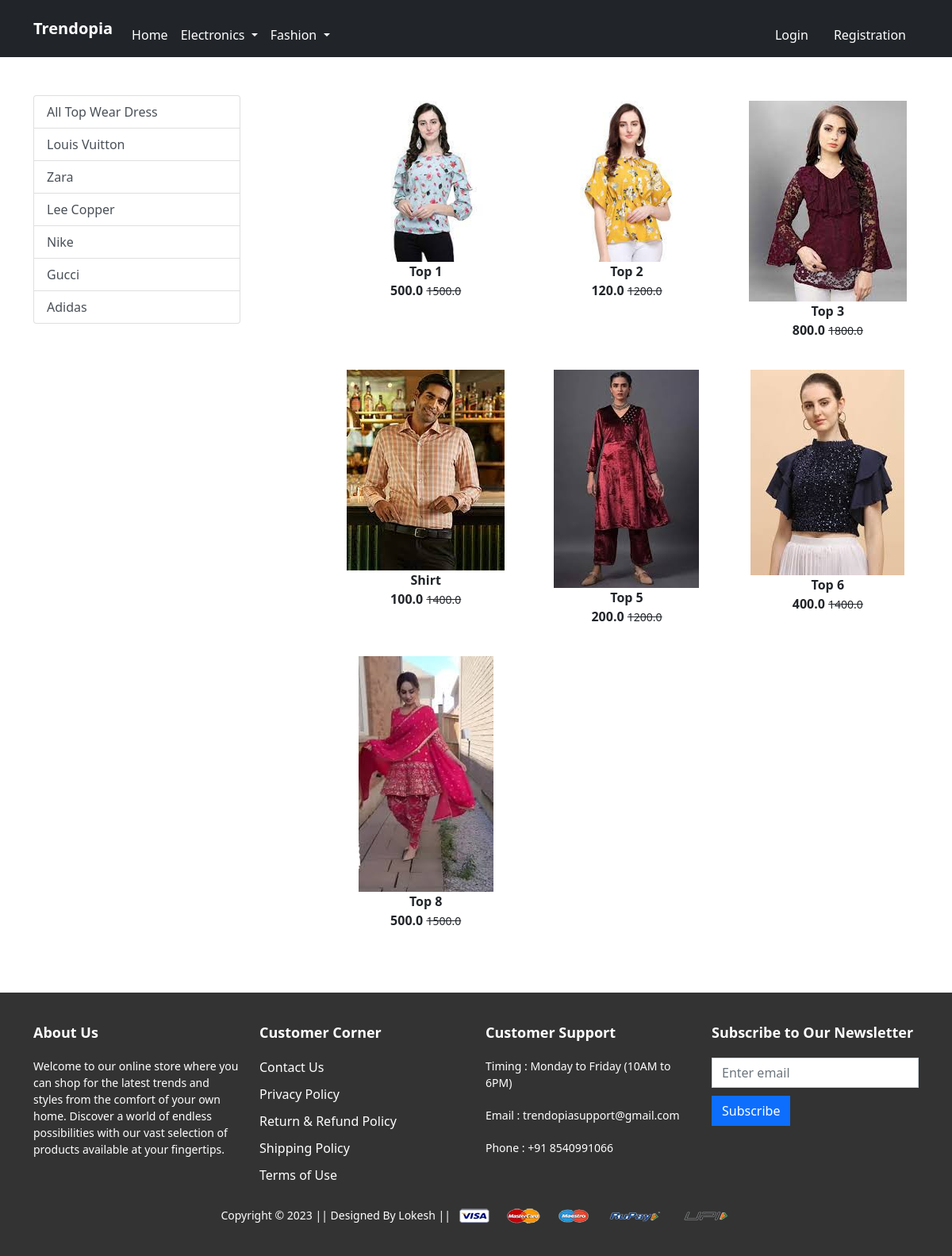
Screenshot of /topwear/ with the database file from the repository.
### app/models.py (models this page shows, shortened)
class Product(models.Model):
    title=models.CharField(max_length=100)
    selling_price=models.FloatField()
    discounted_price=models.FloatField()
    description=models.TextField()
    brand=models.CharField(max_length=100)
    category=models.CharField(max_length=2,choices=CATEGORY_CHOICES)
    product_image=models.ImageField(upload_to='productimg')

### app/views.py (the view)
# urls.py: path('topwear/', views.top_wear, name='topwear'),
def top_wear(request,data=None):
    if data==None:
        topwear=Product.objects.filter(category='TW')
    elif data=='Leecopper' or data=='LouisVuitton' or data=='Nike' or data=='Zara' or data=='Gucci' or data=='Adidas':
        topwear=Product.objects.filter(category='TW').filter(brand=data)
    return render(request, 'app/topwear.html',{'topwear':topwear})

### app/templates/app/topwear.html (shortened to what this page needs)
{% extends 'app/base.html' %}
{% load static %}
{% block main-content %}
<div class="container my-5">
 <div class="row">
  <div class="col-sm-3">
    <div class="list-group">
        <a href="{% url 'topwear' %}" class="list-group-item list-group-item-action" aria-current="true">All Top Wear Dress</a>
        <a href="{% url 'topweardata' 'LouisVuitton' %}" class="list-group-item list-group-item-action" aria-current="true">Louis Vuitton</a>
        <a href="{% url 'topweardata' 'Zara' %}" class="list-group-item list-group-item-action" aria-current="true">Zara</a>
        <a href="{% url 'topweardata' 'Leecopper' %}" class="list-group-item list-group-item-action" aria-current="true">Lee Copper</a>
        <a href="{% url 'topweardata' 'Nike' %}" class="list-group-item list-group-item-action" aria-current="true">Nike</a>
        <a href="{% url 'topweardata' 'Gucci' %}" class="list-group-item list-group-item-action" aria-current="true">Gucci</a>
        <a href="{% url 'topweardata' 'Adidas' %}" class="list-group-item list-group-item-action" aria-current="true">Adidas</a>
    </div>
  </div>
  <div class="col-sm-8 offset-sm-1">
    <div class="row">
        {% for product in topwear %}
        <div class="col-sm-4 text-center mb-4">
            <a href="{% url 'product-detail' product.id %}" class="btn">
                <div class="item">
                    <img src="{{product.product_image.url}}" alt="" height="300" class="img-fluid">
                    <div class="fw-bold">{{product.title}}</div>
                    <div class="fw-bold">{{product.discounted_price}}
                        <small class="fw-light text-decoration-line-through">{{product.selling_price}}</small>
                    </div>
                </div>
            </a>
        </div>
        {% endfor %}
    </div>
  </div>
 </div>
</div>
{% endblock main-content %}

### app/static/app/css/style.css (style rules this page uses)
::marker { unicode-bidi: isolate; font-variant-numeric: tabular-nums; text-transform: none; text-indent: 0px !important; text-align: start !important; text-align-last: start !important; }

### rows the page displays
Product: product_image (picture), title "Top 1", discounted_price "500.0", selling_price "1500.0"
Product: product_image (picture), title "Top 2", discounted_price "120.0", selling_price "1200.0"
Product: product_image (picture), title "Top 3", discounted_price "800.0", selling_price "1800.0"
Product: product_image (picture), title "Shirt", discounted_price "100.0", selling_price "1400.0"
Product: product_image (picture), title "Top 5", discounted_price "200.0", selling_price "1200.0"
Product: product_image (picture), title "Top 6", discounted_price "400.0", selling_price "1400.0"
Product: product_image (picture), title "Top 8", discounted_price "500.0", selling_price "1500.0"
